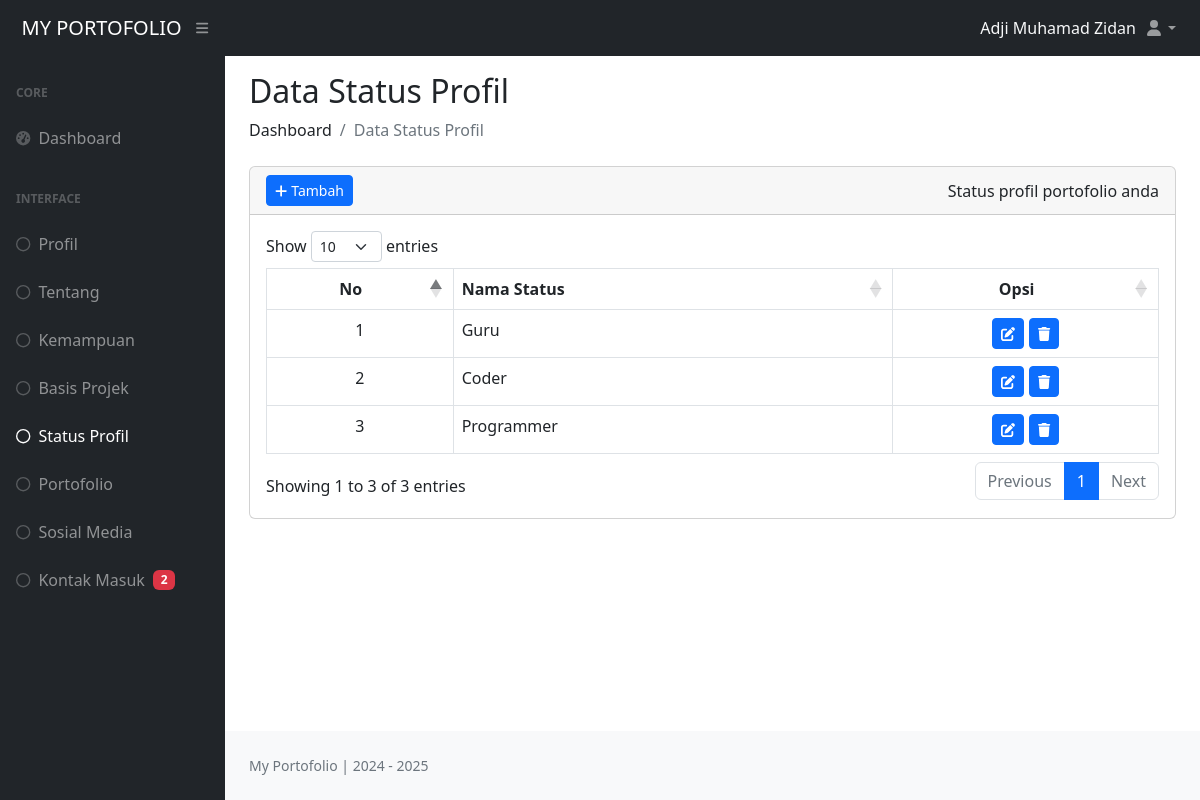
Page /dashboard/index.php?halaman=status (signed in) on the committed database.
### tables this page shows
CREATE TABLE `dt_statusprofil` (
  `id` int(11) NOT NULL,
  `nama_status` varchar(20) NOT NULL,
  `id_admin` int(11) NOT NULL,
  `created_at` timestamp NOT NULL DEFAULT current_timestamp() ON UPDATE current_timestamp()
);

### dashboard/pages/status_profil.php (the view, shortened to what this page needs)
<?php
  require 'config/koneksi_db.php';
  $sql = "SELECT * FROM dt_statusprofil";
  $query = mysqli_query($koneksi, $sql);
  $row = [];
  while ($data = mysqli_fetch_assoc($query)) {
    $row[] = $data;
  }
?>
<h2 class="mt-3">Data Status Profil</h2>
<ol class="breadcrumb mb-4">
  <li class="breadcrumb-item">Dashboard</li>
  <li class="breadcrumb-item active">Data Status Profil</li>
</ol>
<div class="row">
  <div class="col mb-4">
    <div class="card">
      <div class="card-header">
        <div class="d-flex justify-content-between align-items-center">
          <div class="opsi-tambah">
            <a href="index.php?halaman=tambah_status" class="btn btn-primary btn-sm text-white"><i class="fas fa-plus me-1"></i>Tambah</a>
          </div>
          Status profil portofolio anda
        </div>
      </div>
      <div class="card-body">
        <table id="tabel_status" class="table table-bordered">
            <thead>
              <tr>
                <th class="text-center">No</th>
                <th>Nama Status</th>
                <th class="text-center">Opsi</th>
              </tr>
            </thead>
            <tbody>
              <?php
                $no = 0;
                foreach ($row as $status) :
                $no++;
              ?>
                <tr>
                  <td class="text-center"><?= $no; ?></td>
                  <td><?= $status['nama_status']; ?></td>
                  <td nowrap="nowrap">
                    <center>
                      <a href="index.php?halaman=edit_status&edit=<?= $status['id']; ?>" class="btn btn-primary btn-sm text-white btn-sm"><i class="fas fa-edit"></i></a>
                      <button type="button" class="btn btn-primary btn-sm text-white btn-sm" data-bs-toggle="modal"
                      data-bs-target="#hapusStatus<?= $status['id']; ?>"><i class="fas fa-trash"></i></button>
                    </center>
                  </td>
                </tr>
              <?php endforeach; ?>
            </tbody>
        </table>
      </div>
    </div>
  </div>
</div>

### rows in the picture
dt_statusprofil: nama_status "Guru"
dt_statusprofil: nama_status "Coder"
dt_statusprofil: nama_status "Programmer"

### other values in the picture
$_SESSION['admin'] "Adji Muhamad Zidan"
$jumlah "2"
